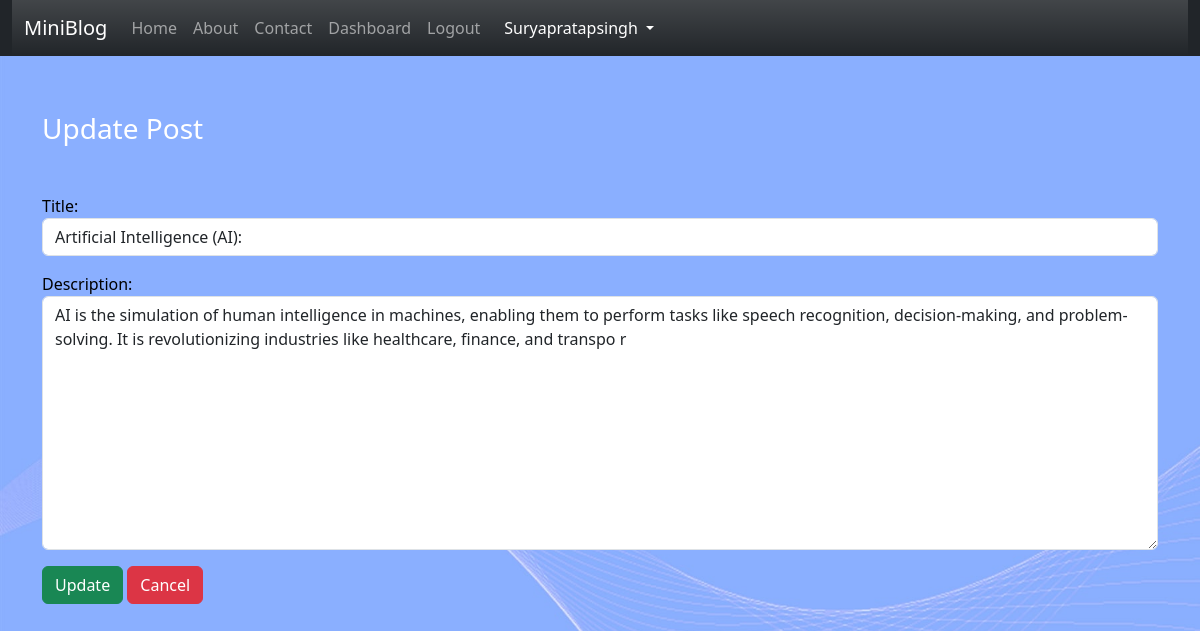
The app's page /updatepost/2 (signed in) with its own data.
### blog/models.py (models this page shows)
class Post(models.Model):
    title=models.CharField(max_length=150)
    desc=models.TextField()

### blog/views.py (the view)
# urls.py: path('updatepost/<int:id>',views.update_post,name="updatepost"),
def update_post(request, id):
    if request.user.is_authenticated:
        if request.method == "POST":
            pi = Post.objects.get(pk=id)
            form = PostForm(request.POST, instance=pi)
            if form.is_valid():
                form.save()
                messages.success(request, 'Post Updated successfully.')  # Add success message
                return HttpResponseRedirect('/dashboard/')  # Replace '/success/' with the desired URL
        else:
            pi = Post.objects.get(pk=id)
            form = PostForm(instance=pi)
        return render(request, 'blog/updatepost.html', {'form': form})
    else:
        return HttpResponseRedirect('/login/')

### blog/forms.py
class PostForm(forms.ModelForm):
    class Meta:
        model=Post
        fields = ['title','desc']
        labels = {'title':'Title', 'desc':'Description'}
        widgets = {
            'title':forms.TextInput(attrs={'class':'form-control'}),
            'desc':forms.Textarea(attrs={'class':'form-control'})
            }

### blog/templates/blog/updatepost.html (shortened to what this page needs)
{% extends 'blog/base.html' %}
{% load static %}
{% block content %}
<div class="clo-sm-10">
    <h3 class="text-white my-5"> Update Post </h3>
    <form action="" method="post" novalidate>
        {{form.as_p}}
        <input type="submit" value="Update" class="btn btn-success">
        <a href="{% url 'dashboard' %}"  class="btn btn-danger">Cancel</a>
    </form>
</div>
{% endblock content %}

### blog/templates/blog/navbar.html (shortened to what this page needs)
<nav class="navbar navbar-expand-lg navbar-dark bg-gradient">
    <div class="container-fluid">
      <a class="navbar-brand" href="{% url 'miniblog1' %}">MiniBlog</a>
      <div class="collapse navbar-collapse" id="navbarNav">
        <ul class="navbar-nav">
          <li class="nav-item">
            <a class="nav-link" aria-current="page" href="{% url 'home' %}">Home</a>
          </li>
          <li class="nav-item">
            <a class="nav-link" href="{% url 'about' %}">About</a>
          </li>
          {% if request.user.is_authenticated %}
          <li class="nav-item">
            <a class="nav-link" href="{% url 'contact' %}">Contact</a>
          </li>
          <li class="nav-item">
            <a class="nav-link" href="{% url 'dashboard'%}">Dashboard</a>
          </li>
          <li class="nav-item">
            <a class="nav-link" href="{% url 'logout'%} ">Logout</a>
          </li>
          <li class="nav-item dropdown mx-2">
            <a class="nav-link dropdown-toggle text-white" href="#" id="profileDropdown" role="button"
              data-bs-toggle="dropdown" aria-expanded="false">
              <span class="text-capitalize">{{request.user.username|capfirst}}</span>
            </a>
          </li>
          {% endif %}
        </ul>
      </div>
    </div>
  </nav>

### records on screen
Post: title "Artificial Intelligence (AI):", desc "AI is the simulation of human intelligence in machines, enabling them to perform tasks like speech recognition, decision-making, and problem-solving. It is revolutionizing industries like healthcare, finance, and transpo r"

### other values on screen
{{ request.user.username|capfirst }} "Suryapratapsingh"
